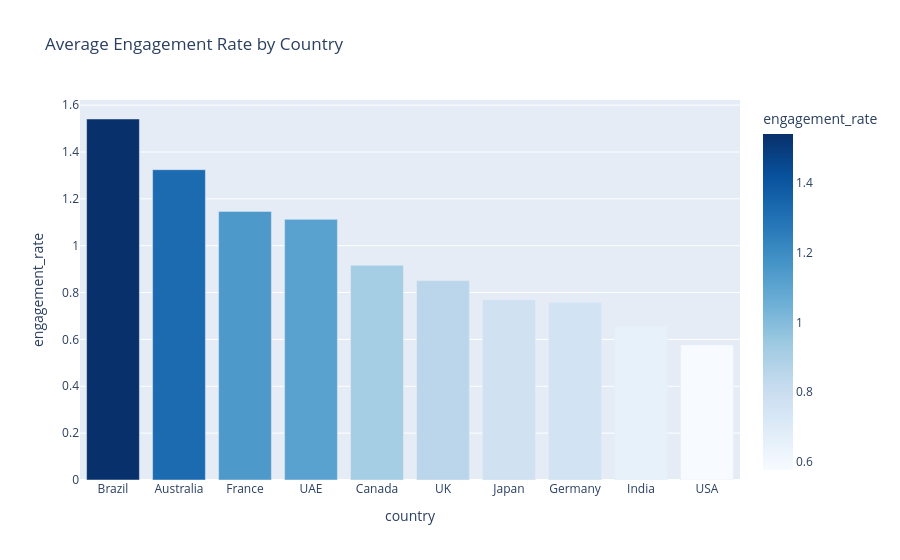

Write notebook code for a chart like this one.
### Code cell
#Interactive bar chart - average engagement rate by country
c = df.groupby(COL["country"])[COL["eng_rate"]].mean().sort_values(ascending=False).reset_index()
fig = px.bar(c, x=COL["country"], y=COL["eng_rate"], color=COL["eng_rate"],
             color_continuous_scale="Blues", title="Average Engagement Rate by Country")
fig.show()

### Figure 1 — Plotly figure (JSON) as saved in the notebook; plotly's stock layout.template omitted (floating-point values rounded to 4 significant figures)
{"data": [{"alignmentgroup": "True", "hovertemplate": "country=%{x}<br>engagement_rate=%{marker.color}<extra></extra>", "legendgroup": "", "marker": {"color": [1.541, 1.324, 1.146, 1.112, 0.9167, 0.851, 0.7696, 0.759, 0.655, 0.5766], "coloraxis": "coloraxis", "pattern": {"shape": ""}}, "name": "", "offsetgroup": "", "orientation": "v", "showlegend": false, "textposition": "auto", "type": "bar", "x": ["Brazil", "Australia", "France", "UAE", "Canada", "UK", "Japan", "Germany", "India", "USA"], "xaxis": "x", "y": [1.541, 1.324, 1.146, 1.112, 0.9167, 0.851, 0.7696, 0.759, 0.655, 0.5766], "yaxis": "y"}], "layout": {"barmode": "relative", "coloraxis": {"colorbar": {"title": {"text": "engagement_rate"}}, "colorscale": [[0, "rgb(247,251,255)"], [0.125, "rgb(222,235,247)"], [0.25, "rgb(198,219,239)"], [0.375, "rgb(158,202,225)"], [0.5, "rgb(107,174,214)"], [0.625, "rgb(66,146,198)"], [0.75, "rgb(33,113,181)"], [0.875, "rgb(8,81,156)"], [1, "rgb(8,48,107)"]]}, "legend": {"tracegroupgap": 0}, "title": {"text": "Average Engagement Rate by Country"}, "xaxis": {"anchor": "y", "domain": [0, 1], "title": {"text": "country"}}, "yaxis": {"anchor": "x", "domain": [0, 1], "title": {"text": "engagement_rate"}}}}
